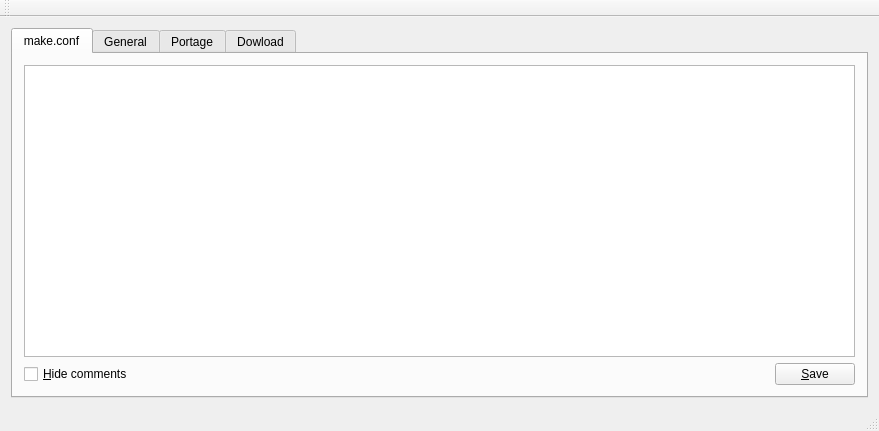
<?xml version="1.0" encoding="UTF-8"?>
<ui version="4.0">
 <class>MainWindow</class>
 <widget class="QMainWindow" name="MainWindow">
  <property name="geometry">
   <rect>
    <x>0</x>
    <y>0</y>
    <width>879</width>
    <height>431</height>
   </rect>
  </property>
  <property name="windowTitle">
   <string>Visual make.conf (Portage) [BETA]</string>
  </property>
  <property name="styleSheet">
   <string notr="true"/>
  </property>
  <widget class="QWidget" name="centralWidget">
   <layout class="QGridLayout" name="gridLayout">
    <item row="0" column="0">
     <widget class="QTabWidget" name="tabWidget">
      <property name="font">
       <font>
        <weight>50</weight>
        <bold>false</bold>
       </font>
      </property>
      <property name="statusTip">
       <string/>
      </property>
      <property name="styleSheet">
       <string notr="true"/>
      </property>
      <property name="tabPosition">
       <enum>QTabWidget::North</enum>
      </property>
      <property name="tabShape">
       <enum>QTabWidget::Rounded</enum>
      </property>
      <property name="currentIndex">
       <number>0</number>
      </property>
      <property name="movable">
       <bool>true</bool>
      </property>
      <widget class="QWidget" name="tab_5">
       <property name="statusTip">
        <string>Contents of /etc/make.conf</string>
       </property>
       <attribute name="title">
        <string>make.conf</string>
       </attribute>
       <layout class="QVBoxLayout" name="verticalLayout_4">
        <item>
         <widget class="QTextEdit" name="textEdit_makeconfig">
          <property name="font">
           <font>
            <family>Courier [Adobe]</family>
            <pointsize>10</pointsize>
           </font>
          </property>
          <property name="styleSheet">
           <string notr="true"/>
          </property>
         </widget>
        </item>
        <item>
         <layout class="QHBoxLayout" name="horizontalLayout_15">
          <item>
           <widget class="QCheckBox" name="checkBox_Comments">
            <property name="text">
             <string>&amp;Hide comments</string>
            </property>
           </widget>
          </item>
          <item>
           <spacer name="horizontalSpacer">
            <property name="orientation">
             <enum>Qt::Horizontal</enum>
            </property>
            <property name="sizeHint" stdset="0">
             <size>
              <width>40</width>
              <height>20</height>
             </size>
            </property>
           </spacer>
          </item>
          <item>
           <widget class="QPushButton" name="pushButton_Save">
            <property name="autoFillBackground">
             <bool>false</bool>
            </property>
            <property name="styleSheet">
             <string notr="true">gridline-color: qlineargradient(spread:pad, x1:0, y1:1, x2:0, y2:0, stop:0 rgba(0, 0, 0, 255), stop:0.05 rgba(14, 8, 73, 255), stop:0.36 rgba(28, 17, 145, 255), stop:0.6 rgba(126, 14, 81, 255), stop:0.75 rgba(234, 11, 11, 255), stop:0.79 rgba(244, 70, 5, 255), stop:0.86 rgba(255, 136, 0, 255), stop:0.935 rgba(239, 236, 55, 255));</string>
            </property>
            <property name="text">
             <string>&amp;Save</string>
            </property>
            <property name="flat">
             <bool>false</bool>
            </property>
           </widget>
          </item>
         </layout>
        </item>
       </layout>
      </widget>
      <widget class="QWidget" name="tab">
       <attribute name="title">
        <string>General</string>
       </attribute>
       <layout class="QVBoxLayout" name="verticalLayout_2">
        <item>
         <layout class="QHBoxLayout" name="horizontalLayout">
          <item>
           <widget class="QLabel" name="label">
            <property name="font">
             <font>
              <family>Serif</family>
              <pointsize>11</pointsize>
              <weight>75</weight>
              <bold>true</bold>
             </font>
            </property>
            <property name="text">
             <string>USE=</string>
            </property>
           </widget>
          </item>
          <item>
           <widget class="QLineEdit" name="lineEdit_USE">
            <property name="autoFillBackground">
             <bool>false</bool>
            </property>
            <property name="styleSheet">
             <string notr="true">background-color: rgb(215, 215, 212);</string>
            </property>
            <property name="inputMethodHints">
             <set>Qt::ImhNone</set>
            </property>
            <property name="frame">
             <bool>false</bool>
            </property>
           </widget>
          </item>
          <item>
           <widget class="QComboBox" name="comboBox_UseFlag">
            <property name="statusTip">
             <string/>
            </property>
           </widget>
          </item>
          <item>
           <widget class="QPushButton" name="pushButton_addUseFlag">
            <property name="text">
             <string>Add</string>
            </property>
           </widget>
          </item>
         </layout>
        </item>
        <item>
         <widget class="Line" name="line">
          <property name="orientation">
           <enum>Qt::Horizontal</enum>
          </property>
         </widget>
        </item>
        <item>
         <layout class="QHBoxLayout" name="horizontalLayout_2">
          <item>
           <widget class="QLabel" name="label_2">
            <property name="font">
             <font>
              <family>Serif</family>
              <pointsize>11</pointsize>
              <weight>75</weight>
              <bold>true</bold>
             </font>
            </property>
            <property name="text">
             <string>CHOST=</string>
            </property>
           </widget>
          </item>
          <item>
           <widget class="QLineEdit" name="lineEdit_CHOST">
            <property name="autoFillBackground">
             <bool>false</bool>
            </property>
            <property name="styleSheet">
             <string notr="true">background-color: rgb(215, 215, 212);</string>
            </property>
            <property name="frame">
             <bool>false</bool>
            </property>
            <property name="dragEnabled">
             <bool>false</bool>
            </property>
           </widget>
          </item>
         </layout>
        </item>
        <item>
         <widget class="Line" name="line_2">
          <property name="orientation">
           <enum>Qt::Horizontal</enum>
          </property>
         </widget>
        </item>
        <item>
         <layout class="QHBoxLayout" name="horizontalLayout_3">
          <item>
           <widget class="QLabel" name="label_3">
            <property name="font">
             <font>
              <family>Serif</family>
              <pointsize>11</pointsize>
              <weight>75</weight>
              <bold>true</bold>
             </font>
            </property>
            <property name="text">
             <string>CFLAGS=</string>
            </property>
           </widget>
          </item>
          <item>
           <widget class="QLineEdit" name="lineEdit_CFLAGS">
            <property name="autoFillBackground">
             <bool>false</bool>
            </property>
            <property name="styleSheet">
             <string notr="true">background-color: rgb(215, 215, 212);</string>
            </property>
            <property name="frame">
             <bool>false</bool>
            </property>
           </widget>
          </item>
         </layout>
        </item>
        <item>
         <layout class="QHBoxLayout" name="horizontalLayout_4">
          <item>
           <widget class="QLabel" name="label_4">
            <property name="font">
             <font>
              <family>Serif</family>
              <pointsize>11</pointsize>
              <weight>75</weight>
              <bold>true</bold>
             </font>
            </property>
            <property name="text">
             <string>CXXFLAGS=</string>
            </property>
           </widget>
          </item>
          <item>
           <widget class="QLineEdit" name="lineEdit_CXXFLAGS">
            <property name="autoFillBackground">
             <bool>false</bool>
            </property>
            <property name="styleSheet">
             <string notr="true">background-color: rgb(215, 215, 212);</string>
            </property>
            <property name="frame">
             <bool>false</bool>
            </property>
           </widget>
          </item>
         </layout>
        </item>
        <item>
         <widget class="Line" name="line_3">
          <property name="orientation">
           <enum>Qt::Horizontal</enum>
          </property>
         </widget>
        </item>
        <item>
         <layout class="QHBoxLayout" name="horizontalLayout_5">
          <item>
           <widget class="QLabel" name="label_5">
            <property name="font">
             <font>
              <family>Serif</family>
              <pointsize>11</pointsize>
              <weight>75</weight>
              <bold>true</bold>
             </font>
            </property>
            <property name="text">
             <string>ACCEPT_KEYWORDS=</string>
            </property>
           </widget>
          </item>
          <item>
           <widget class="QLineEdit" name="lineEdit_ACCEPTKEYWORDS">
            <property name="autoFillBackground">
             <bool>false</bool>
            </property>
            <property name="styleSheet">
             <string notr="true">background-color: rgb(215, 215, 212);</string>
            </property>
            <property name="frame">
             <bool>false</bool>
            </property>
           </widget>
          </item>
         </layout>
        </item>
        <item>
         <widget class="Line" name="line_4">
          <property name="orientation">
           <enum>Qt::Horizontal</enum>
          </property>
         </widget>
        </item>
        <item>
         <layout class="QHBoxLayout" name="horizontalLayout_6">
          <item>
           <widget class="QLabel" name="label_16">
            <property name="font">
             <font>
              <family>Serif</family>
              <pointsize>11</pointsize>
              <weight>75</weight>
              <bold>true</bold>
             </font>
            </property>
            <property name="text">
             <string>FEATURES</string>
            </property>
           </widget>
          </item>
          <item>
           <widget class="QLineEdit" name="lineEdit_FEATURES">
            <property name="autoFillBackground">
             <bool>false</bool>
            </property>
            <property name="styleSheet">
             <string>background-color: rgb(215, 215, 212);</string>
            </property>
            <property name="frame">
             <bool>false</bool>
            </property>
           </widget>
          </item>
          <item>
           <widget class="QComboBox" name="comboBox_Features">
            <item>
             <property name="text">
              <string>buildpkg</string>
             </property>
            </item>
            <item>
             <property name="text">
              <string>buildsyspkg</string>
             </property>
            </item>
            <item>
             <property name="text">
              <string>ccache</string>
             </property>
            </item>
            <item>
             <property name="text">
              <string>collision-protect</string>
             </property>
            </item>
            <item>
             <property name="text">
              <string>distcc</string>
             </property>
            </item>
            <item>
             <property name="text">
              <string>distlocks</string>
             </property>
            </item>
            <item>
             <property name="text">
              <string>installsources</string>
             </property>
            </item>
            <item>
             <property name="text">
              <string>test</string>
             </property>
            </item>
            <item>
             <property name="text">
              <string>metadata-transfer</string>
             </property>
            </item>
            <item>
             <property name="text">
              <string>noauto</string>
             </property>
            </item>
            <item>
             <property name="text">
              <string>nostrip</string>
             </property>
            </item>
            <item>
             <property name="text">
              <string>notitles</string>
             </property>
            </item>
            <item>
             <property name="text">
              <string>parallel-fetch</string>
             </property>
            </item>
            <item>
             <property name="text">
              <string>sandbox</string>
             </property>
            </item>
            <item>
             <property name="text">
              <string>splitdebug</string>
             </property>
            </item>
            <item>
             <property name="text">
              <string>strict</string>
             </property>
            </item>
            <item>
             <property name="text">
              <string>stricter</string>
             </property>
            </item>
            <item>
             <property name="text">
              <string>userfetch</string>
             </property>
            </item>
            <item>
             <property name="text">
              <string>userpriv</string>
             </property>
            </item>
           </widget>
          </item>
          <item>
           <widget class="QPushButton" name="pushButton_Features">
            <property name="text">
             <string>Add</string>
            </property>
           </widget>
          </item>
         </layout>
        </item>
        <item>
         <widget class="Line" name="line_5">
          <property name="orientation">
           <enum>Qt::Horizontal</enum>
          </property>
         </widget>
        </item>
        <item>
         <layout class="QHBoxLayout" name="horizontalLayout_7">
          <item>
           <widget class="QLabel" name="label_15">
            <property name="font">
             <font>
              <family>Serif</family>
              <pointsize>11</pointsize>
              <weight>75</weight>
              <bold>true</bold>
             </font>
            </property>
            <property name="text">
             <string>MAKEOPTS</string>
            </property>
           </widget>
          </item>
          <item>
           <widget class="QLineEdit" name="lineEdit_MAKEOPTS">
            <property name="autoFillBackground">
             <bool>false</bool>
            </property>
            <property name="styleSheet">
             <string notr="true">background-color: rgb(215, 215, 212);</string>
            </property>
            <property name="frame">
             <bool>false</bool>
            </property>
           </widget>
          </item>
         </layout>
        </item>
        <item>
         <widget class="Line" name="line_6">
          <property name="orientation">
           <enum>Qt::Horizontal</enum>
          </property>
         </widget>
        </item>
        <item>
         <layout class="QHBoxLayout" name="horizontalLayout_16">
          <item>
           <spacer name="horizontalSpacer_2">
            <property name="orientation">
             <enum>Qt::Horizontal</enum>
            </property>
            <property name="sizeHint" stdset="0">
             <size>
              <width>40</width>
              <height>20</height>
             </size>
            </property>
           </spacer>
          </item>
          <item>
           <widget class="QPushButton" name="pushButton_UpdateGeneral">
            <property name="autoFillBackground">
             <bool>false</bool>
            </property>
            <property name="styleSheet">
             <string notr="true"/>
            </property>
            <property name="text">
             <string>&amp;Update</string>
            </property>
           </widget>
          </item>
         </layout>
        </item>
       </layout>
      </widget>
      <widget class="QWidget" name="tab_2">
       <property name="statusTip">
        <string>Portage specific options</string>
       </property>
       <attribute name="title">
        <string>Portage</string>
       </attribute>
       <layout class="QVBoxLayout" name="verticalLayout_3">
        <item>
         <layout class="QHBoxLayout" name="horizontalLayout_8">
          <item>
           <widget class="QLabel" name="label_6">
            <property name="font">
             <font>
              <family>Serif</family>
              <pointsize>11</pointsize>
              <weight>75</weight>
              <bold>true</bold>
             </font>
            </property>
            <property name="text">
             <string>PORTDIR=</string>
            </property>
           </widget>
          </item>
          <item>
           <widget class="QLineEdit" name="lineEdit_PORTDIR">
            <property name="autoFillBackground">
             <bool>false</bool>
            </property>
            <property name="styleSheet">
             <string notr="true">background-color: rgb(215, 215, 212);</string>
            </property>
            <property name="frame">
             <bool>false</bool>
            </property>
           </widget>
          </item>
         </layout>
        </item>
        <item>
         <layout class="QHBoxLayout" name="horizontalLayout_9">
          <item>
           <widget class="QLabel" name="label_7">
            <property name="font">
             <font>
              <family>Serif</family>
              <pointsize>11</pointsize>
              <weight>75</weight>
              <bold>true</bold>
             </font>
            </property>
            <property name="text">
             <string>DISTDIR=</string>
            </property>
           </widget>
          </item>
          <item>
           <widget class="QLineEdit" name="lineEdit_DISTDIR">
            <property name="autoFillBackground">
             <bool>false</bool>
            </property>
            <property name="styleSheet">
             <string notr="true">background-color: rgb(215, 215, 212);</string>
            </property>
            <property name="frame">
             <bool>false</bool>
            </property>
           </widget>
          </item>
         </layout>
        </item>
        <item>
         <layout class="QHBoxLayout" name="horizontalLayout_10">
          <item>
           <widget class="QLabel" name="label_8">
            <property name="font">
             <font>
              <family>Serif</family>
              <pointsize>11</pointsize>
              <weight>75</weight>
              <bold>true</bold>
             </font>
            </property>
            <property name="text">
             <string>PORTAGE_TMPDIR=</string>
            </property>
           </widget>
          </item>
          <item>
           <widget class="QLineEdit" name="lineEdit_PORTAGETMPDIR">
            <property name="autoFillBackground">
             <bool>false</bool>
            </property>
            <property name="styleSheet">
             <string notr="true">background-color: rgb(215, 215, 212);</string>
            </property>
            <property name="frame">
             <bool>false</bool>
            </property>
           </widget>
          </item>
         </layout>
        </item>
        <item>
         <layout class="QHBoxLayout" name="horizontalLayout_11">
          <item>
           <widget class="QLabel" name="label_9">
            <property name="font">
             <font>
              <family>Serif</family>
              <pointsize>11</pointsize>
              <weight>75</weight>
              <bold>true</bold>
             </font>
            </property>
            <property name="text">
             <string>PKGDIR=</string>
            </property>
           </widget>
          </item>
          <item>
           <widget class="QLineEdit" name="lineEdit_PKGDIR">
            <property name="autoFillBackground">
             <bool>false</bool>
            </property>
            <property name="styleSheet">
             <string notr="true">background-color: rgb(215, 215, 212);</string>
            </property>
            <property name="frame">
             <bool>false</bool>
            </property>
           </widget>
          </item>
         </layout>
        </item>
        <item>
         <layout class="QHBoxLayout" name="horizontalLayout_12">
          <item>
           <widget class="QLabel" name="label_10">
            <property name="font">
             <font>
              <family>Serif</family>
              <pointsize>11</pointsize>
              <weight>75</weight>
              <bold>true</bold>
             </font>
            </property>
            <property name="text">
             <string>PORT_LOGDIR=</string>
            </property>
           </widget>
          </item>
          <item>
           <widget class="QLineEdit" name="lineEdit_PORTLOGDIR">
            <property name="autoFillBackground">
             <bool>false</bool>
            </property>
            <property name="styleSheet">
             <string notr="true">background-color: rgb(215, 215, 212);</string>
            </property>
            <property name="frame">
             <bool>false</bool>
            </property>
           </widget>
          </item>
         </layout>
        </item>
        <item>
         <layout class="QHBoxLayout" name="horizontalLayout_13">
          <item>
           <widget class="QLabel" name="label_11">
            <property name="font">
             <font>
              <family>Serif</family>
              <pointsize>11</pointsize>
              <weight>75</weight>
              <bold>true</bold>
             </font>
            </property>
            <property name="text">
             <string>PORTDIR_OVERLAY=</string>
            </property>
           </widget>
          </item>
          <item>
           <widget class="QLineEdit" name="lineEdit_PORTDIROVERLAY">
            <property name="toolTip">
             <string/>
            </property>
            <property name="whatsThis">
             <string/>
            </property>
            <property name="autoFillBackground">
             <bool>false</bool>
            </property>
            <property name="styleSheet">
             <string notr="true">background-color: rgb(215, 215, 212);</string>
            </property>
            <property name="frame">
             <bool>false</bool>
            </property>
           </widget>
          </item>
         </layout>
        </item>
        <item>
         <layout class="QHBoxLayout" name="horizontalLayout_14">
          <item>
           <widget class="QLabel" name="label_17">
            <property name="font">
             <font>
              <family>Serif</family>
              <pointsize>11</pointsize>
              <weight>75</weight>
              <bold>true</bold>
             </font>
            </property>
            <property name="text">
             <string>PORTAGE_ELOG_CLASSES=</string>
            </property>
           </widget>
          </item>
          <item>
           <widget class="QLineEdit" name="lineEdit_PORTAGEELOGCLASSES">
            <property name="autoFillBackground">
             <bool>false</bool>
            </property>
            <property name="styleSheet">
             <string notr="true">background-color: rgb(215, 215, 212);</string>
            </property>
            <property name="frame">
             <bool>false</bool>
            </property>
           </widget>
          </item>
         </layout>
        </item>
       </layout>
      </widget>
      <widget class="QWidget" name="tab_3">
       <property name="statusTip">
        <string>Portage Download Options</string>
       </property>
       <attribute name="title">
        <string>Dowload</string>
       </attribute>
       <layout class="QVBoxLayout" name="verticalLayout">
        <item>
         <widget class="QLabel" name="label_12">
          <property name="font">
           <font>
            <family>Serif</family>
            <pointsize>11</pointsize>
            <weight>75</weight>
            <bold>true</bold>
           </font>
          </property>
          <property name="text">
           <string>FETCHCOMMAND</string>
          </property>
         </widget>
        </item>
        <item>
         <widget class="QTextEdit" name="textEdit_FETCHCOMMAND"/>
        </item>
        <item>
         <widget class="QLabel" name="label_13">
          <property name="font">
           <font>
            <family>Serif</family>
            <pointsize>11</pointsize>
            <weight>75</weight>
            <bold>true</bold>
           </font>
          </property>
          <property name="text">
           <string>RESUMECOMMAND</string>
          </property>
         </widget>
        </item>
        <item>
         <widget class="QTextEdit" name="textEdit_RESUMECOMMAND"/>
        </item>
        <item>
         <widget class="QLabel" name="label_14">
          <property name="font">
           <font>
            <family>Serif</family>
            <pointsize>11</pointsize>
            <weight>75</weight>
            <bold>true</bold>
           </font>
          </property>
          <property name="text">
           <string>GENTOO_MIRRORS</string>
          </property>
         </widget>
        </item>
        <item>
         <widget class="QTextEdit" name="textEdit_GENTOOMIRRORS"/>
        </item>
       </layout>
      </widget>
     </widget>
    </item>
   </layout>
  </widget>
  <widget class="QMenuBar" name="menuBar">
   <property name="geometry">
    <rect>
     <x>0</x>
     <y>0</y>
     <width>879</width>
     <height>24</height>
    </rect>
   </property>
  </widget>
  <widget class="QToolBar" name="mainToolBar">
   <attribute name="toolBarArea">
    <enum>TopToolBarArea</enum>
   </attribute>
   <attribute name="toolBarBreak">
    <bool>false</bool>
   </attribute>
  </widget>
  <widget class="QStatusBar" name="statusBar"/>
 </widget>
 <layoutdefault spacing="6" margin="11"/>
 <resources/>
 <connections/>
</ui>
